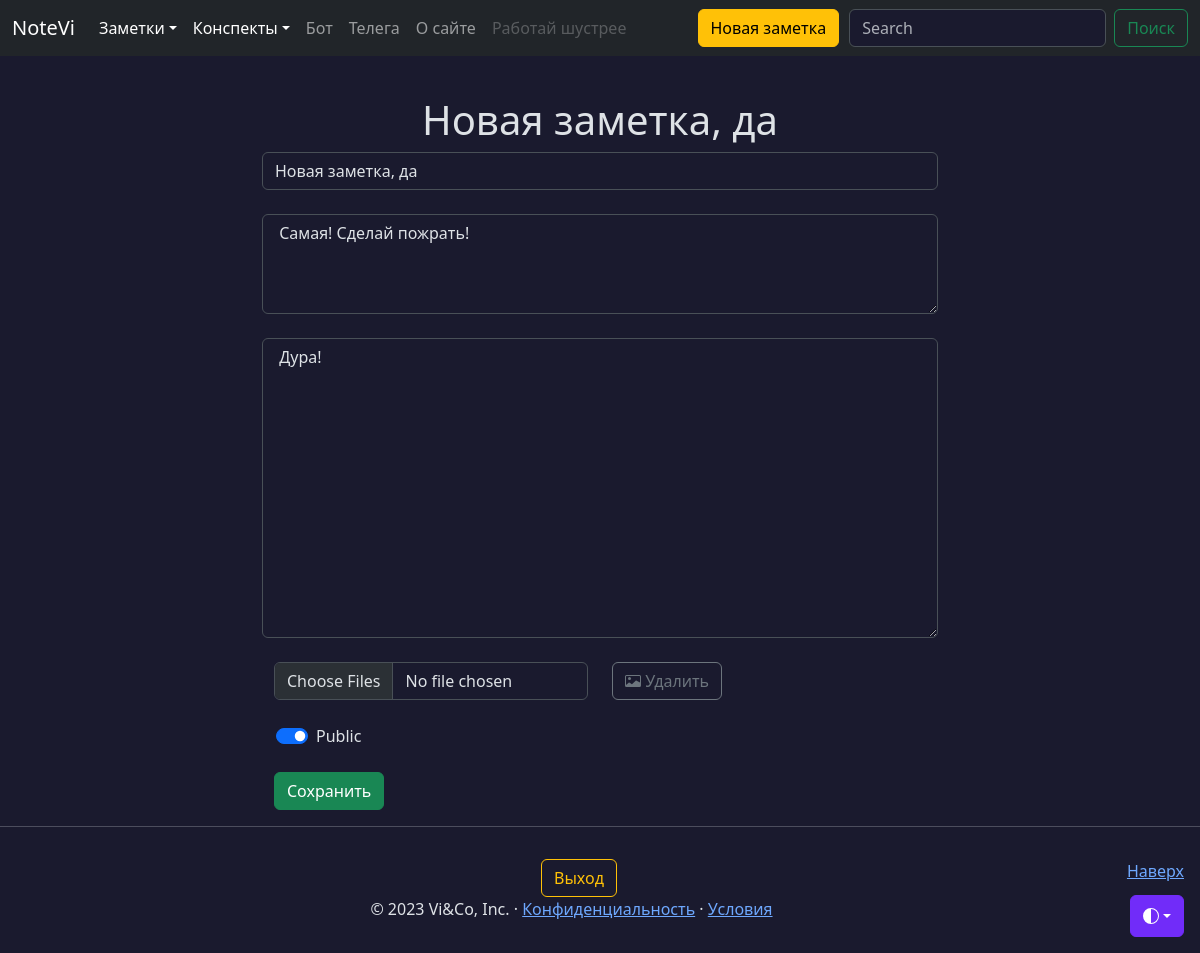
The app's page /notes/1/edit (signed in), older data.
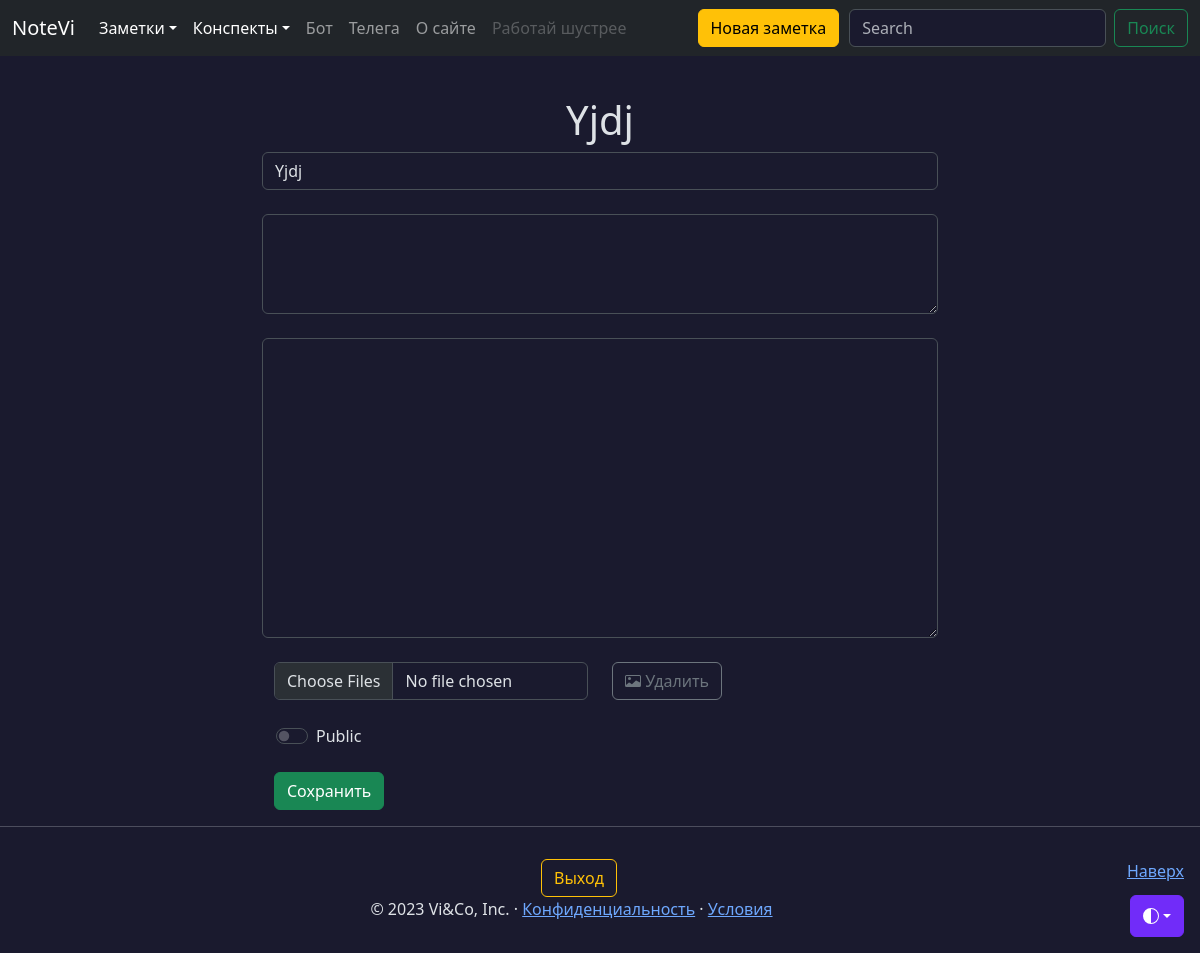
The same page, newer data.
### models.py (models this page shows, shortened)
class Note(db.Model):
    id = db.Column(db.Integer, primary_key=True)
    title = db.Column(db.String(100), nullable=False, default=' ')
    intro = db.Column(db.String(200), nullable=False, default=' ')
    text = db.Column(db.Text, nullable=False, default=' ')
    user_id = db.Column(db.Integer,
                        db.ForeignKey('user.id'),)
    data = db.Column(db.Date, nullable=False, default=datetime.utcnow)
    favorites = db.relationship('User',
                                secondary='favorites',
                                backref=db.backref('favorite_notes',
                                                   lazy=True),
                                lazy='subquery')
    public = db.Column(db.String(8), default=None)
    files = db.relationship('File',
                            secondary='note_file',
                            lazy='subquery',
                            backref=db.backref('notes',
                                               lazy=True))
    @classmethod
    def get_by_id(cls, id_) -> 'Note':
        return cls.query.session.get(cls, id_)

### views/notes.py (the view, shortened to what this page needs)
@app.route('/notes/<int:note_id>/edit', methods=['POST', 'GET'])
@login_required
def edit_note(note_id):
    note = Note.get_by_id(note_id)
    if not current_user.is_author(note):
        flash('Вы не можете редактировать чужую заметку', 'danger')
        return redirect(url_for('notes'))
    endpoint = request.endpoint
    if not note:
        flash('Заметка не найдена', 'danger')
        return redirect(url_for('notes'))
    files = File.query.filter(File.notes.contains(note)).all()
    return render_template(
        'create_note.html', note=note, endpoint=endpoint, files=files
    )

### models.py (called while the page is built)
@login_manager.user_loader
def load_user(user_id):
    return db.session.query(User).get(user_id)

    def is_author(self, instance):
        return self.id == instance.user_id

### templates/create_note.html (shortened to what this page needs)
{% extends 'base.html' %}
{% block content %}
  <div class="container mt-5 col-lg-7">
    {% if endpoint == 'create_note' %}
    <h1 style="text-align: center; word-wrap: break-word;">Создай новую заметку</h1>
    {% else %}
    <h1 style="text-align: center; word-wrap: break-word;">{{ note.title }}</h1>
    {% endif %}
    <form method="post" enctype="multipart/form-data">
      <div class="form-control-wrapper">
        <input type="title" name="title" id="title" placeholder="Заголовок" class="form-control" {% if endpoint == "create_note" %} {% else %} value="{{ note.title }}" {% endif %} maxlength="100" required>
      </div><br>
      <div class="form-control-wrapper">
        <textarea name="intro" id="intro" placeholder="Ключевое знание" class="form-control" style="height: 100px;" maxlength="200">{% if endpoint == 'create_note' %} {% else %}{{ note.intro }}{% endif %}</textarea>
      </div><br>
      <div class="form-control-wrapper">
        <textarea name="text" id="text" placeholder="Текст заметки" class="form-control" style="height: 300px;" maxlength="10000">{% if endpoint == 'create_note' %} {% else %}{{ note.text }}{% endif %}</textarea>
      </div><br>
      <div class="container-fluid">
        <div class="row">
          <div class='col'>
            <input type=file name=files class="form-control" multiple="multiple">
          </div>
          {% if endpoint != 'create_note' %}
          <div class="col">
            <a href="{{ url_for('remove_files' , note_id=note.id) }}" class="btn btn-outline-secondary">
                Удалить
            </a>
          </div>
          {% endif %}
        </div>
        <div class="row">
          <div class="col form-check form-switch mb-3 mt-4" style="margin-left: 14px;">
            <input class="form-check-input" type="checkbox" name="public" id="flexSwitchCheckDefault" {% if endpoint == 'edit_note' and note.public == 'on' %} checked {% endif %}>
            <label class="form-check-label" for="flexSwitchCheckDefault">Public</label>
          </div>
        </div>
        <div class="row">
          <div class="col-9 mt-2">
            <input type="submit" value="Сохранить" class="btn btn-success">
          </div>
        </div>
      </div>
    </form>
  </div>
{% endblock %}

Row changes from the older to the newer data that the page shows:
changed Note: title "Новая заметка, да" → "Yjdj"; intro "Самая! Сделай пожрать!" → (not shown); text "Дура!" → (not shown); public "☑" → "☐"
